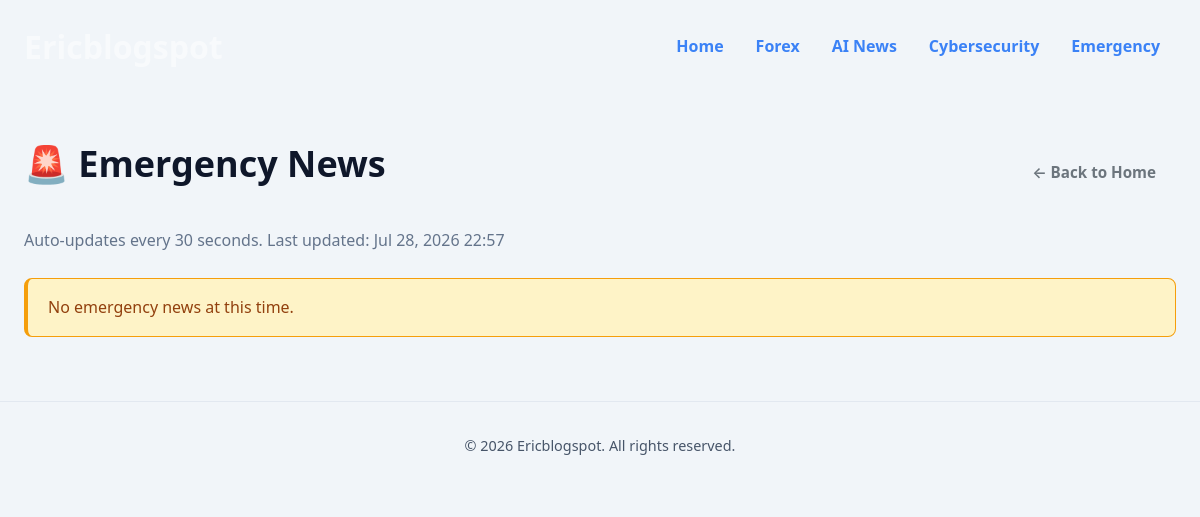
/emergency/, run on an earlier commit of the app's database.
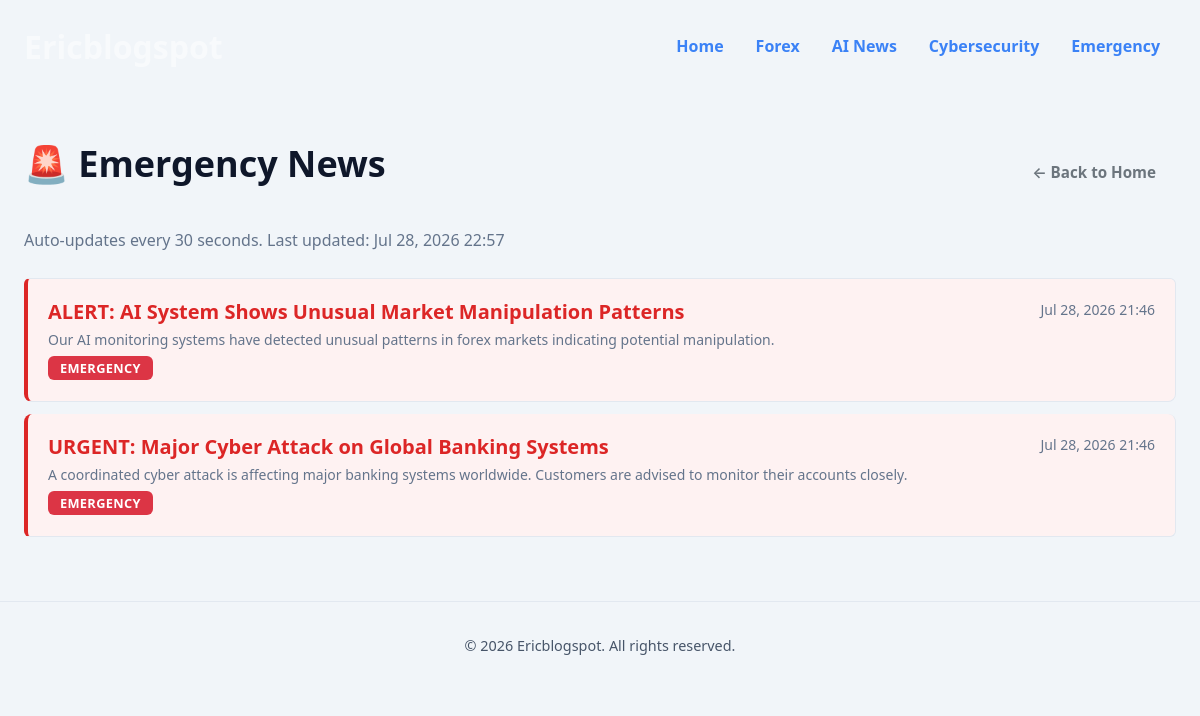
And on a later commit of the database.
### core/models.py (models this page shows, shortened)
class News(models.Model):
    CATEGORY_CHOICES = [
        ("AI", "AI"),
        ("Forex", "Forex"),
        ("Cybersecurity", "Cybersecurity"),
        ("Emergency", "Emergency"),
    ]
    title = models.CharField(max_length=200)
    category = models.CharField(max_length=20, choices=CATEGORY_CHOICES)
    content = models.TextField()
    created_at = models.DateTimeField(auto_now_add=True)
    is_emergency = models.BooleanField(default=False)
    class Meta:
        ordering = ["-created_at"]

### core/views.py (the view)
# urls.py: path('emergency/', emergency_news, name='emergency'),
def emergency_news(request):
    emergency_items = News.objects.filter(is_emergency=True)
    return render(request, "emergency_news.html", {
        "emergency_items": emergency_items,
        "last_updated": timezone.now(),
    })

### templates/emergency_news.html (shortened to what this page needs)
{% extends "base.html" %}
{% block content %}
<div class="d-flex justify-content-between align-items-center mb-4">
    <h1>🚨 Emergency News</h1>
    <a href="{% url 'home' %}" class="btn btn-outline-secondary">&larr; Back to Home</a>
</div>
<p class="text-muted mb-4">Auto-updates every 30 seconds. Last updated: <span id="last-updated">{{ last_updated|date:"M d, Y H:i" }}</span></p>
<div id="news-container">
    {% if emergency_items %}
    <div class="list-group">
        {% for item in emergency_items %}
        <a href="{% url 'news_detail' item.pk %}" class="list-group-item list-group-item-action emergency-item">
            <div class="d-flex w-100 justify-content-between">
                <h5 class="mb-1 text-danger">{{ item.title }}</h5>
                <small class="text-muted">{{ item.created_at|date:"M d, Y H:i" }}</small>
            </div>
            <p class="mb-1 small text-muted">{{ item.content|truncatechars:200 }}</p>
            <span class="badge bg-danger">Emergency</span>
        </a>
        {% endfor %}
    </div>
    {% else %}
    <div class="alert alert-warning">No emergency news at this time.</div>
    {% endif %}
</div>
{% endblock %}

What changed in the data, as far as the page shows it:
added News: title "ALERT: AI System Shows Unusual Market Manipulation Patterns", created_at "Jul 28, 2026 21:46", content "Our AI monitoring systems have detected unusual patterns in forex markets indicating potential manipulation."
added News: title "URGENT: Major Cyber Attack on Global Banking Systems", created_at "Jul 28, 2026 21:46", content "A coordinated cyber attack is affecting major banking systems worldwide. Customers are advised to monitor their accounts closely."
Also different on the page:
text no longer shown: "No emergency news at this time."
